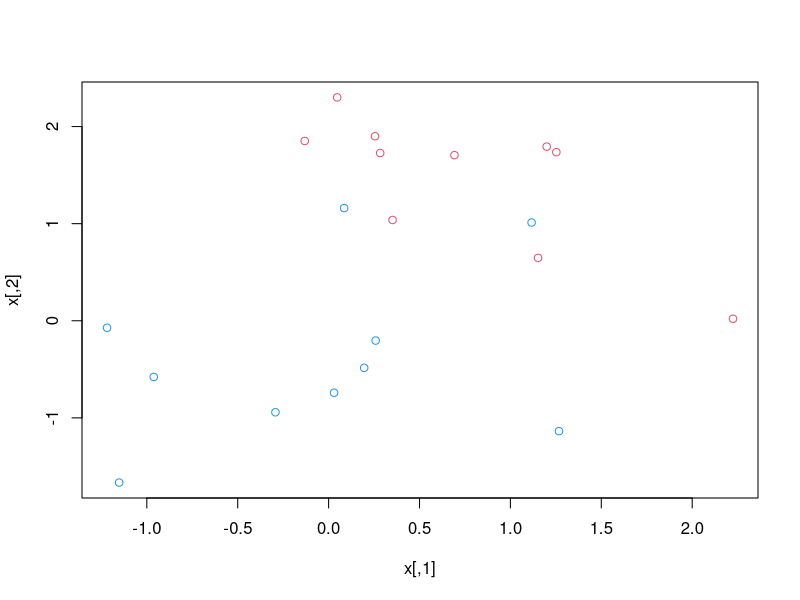
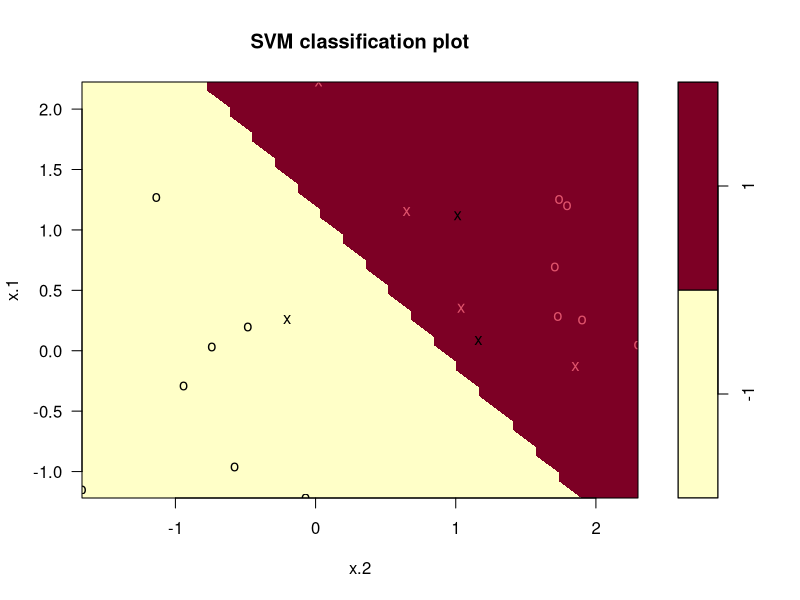
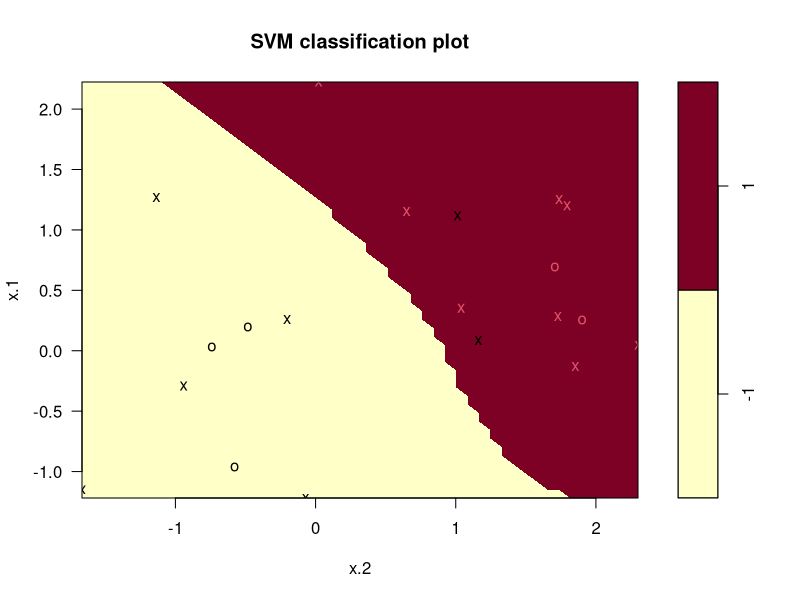

R code for these plots, in order:
rm(list = ls()) 
graphics.off()

set.seed(3)
x=matrix(rnorm(20*2), ncol=2)
y=c(rep(-1,10), rep(1,10))
x[y==1,]=x[y==1,] + 1
plot(x, col=(3-y))


dat=data.frame(x=x, y=as.factor(y))
library(e1071)
# The support vectors are plotted as crosses and the remaining observations are plotted as circles
svmfit=svm(y~., data=dat, kernel="linear", cost=2,scale=FALSE)
plot(svmfit, dat)
svmfit$index
summary(svmfit)

svmfit2 = svmfit=svm(y~., data=dat, kernel="radial",  gamma=1, cost=1)
plot(svmfit2, dat)
svmfit2$index
summary(svmfit2)
